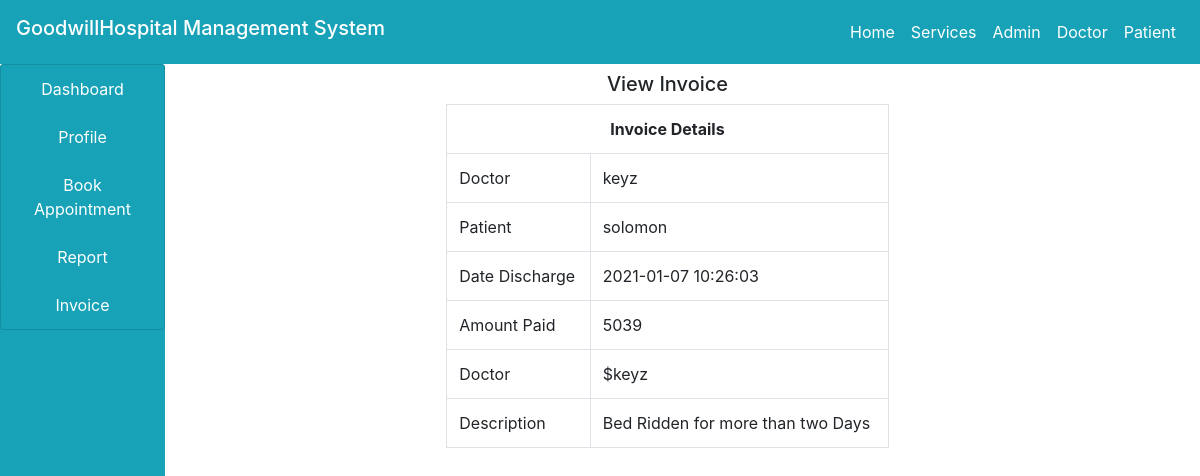
The app's page /patient/view.php?id=1 with its own data.
### tables this page shows
CREATE TABLE `income` (
  `id` int(100) NOT NULL,
  `doctor` varchar(100) NOT NULL,
  `patient` varchar(100) NOT NULL,
  `date_discharge` varchar(100) NOT NULL,
  `amount_paid` varchar(100) NOT NULL,
  `description` varchar(100) NOT NULL
);

### patient/view.php (the view, shortened to what this page needs)
<!DOCTYPE html>
<html>
<head>
</head>
<body>
<?php
	include("../include/header.php");
	include("../include/connection.php");
 ?>
 	<div class="container-fluid">
 		<div class="col-md-12">
 			<div class="row">
 				<div class="col-md-2" style="margin-left: -30px;">
 					<?php
 						include("sidenav.php");
 					 ?>
 				</div>
 				<div class="col-md-10">
 					<h5 class="text-center my-2">View Invoice</h5>
 					<div class="col-md-12">
 						<div class="row">
 							<div class="col-md-3"></div>
 							<div class="col-md-6">
 								<?php
 									if (isset($_GET['id'])) {
 										$id = $_GET['id'];
 										$query = "SELECT * FROM income WHERE id='$id'";
 										$res = mysqli_query($connect,$query);
 										$row = mysqli_fetch_array($res);
 									}
 								 ?>
 								 <table class="table table-bordered">
 								 	<tr>
 								 		<th colspan="2" class="text-center">Invoice Details</th>
 								 	</tr>
 								 	<tr>
 								 		<td>Doctor</td>
 								 		<td><?php echo $row['doctor']; ?></td>
 								 	</tr>
 								 	<tr>
 								 		<td>Patient</td>
 								 		<td><?php echo $row['patient']; ?></td>
 								 	</tr>
 								 	<tr>
 								 		<td>Date Discharge</td>
 								 		<td><?php echo $row['date_discharge']; ?></td>
 								 	</tr>
 								 	<tr>
 								 		<td>Amount Paid</td>
 								 		<td><?php echo $row['amount_paid']; ?></td>
 								 	</tr>
 								 	<tr>
 								 		<td>Doctor</td>
 								 		<td>$<?php echo $row['doctor']; ?></td>
 								 	</tr>
 								 	<tr>
 								 		<td>Description</td>
 								 		<td><?php echo $row['description']; ?></td>
 								 	</tr>
 								 </table>
 							</div>
 							<div class="col-md-3"></div>
 						</div>
 					</div>
 				</div>
 			</div>
 		</div>
 	</div>
</body>
</html>

### main.css (style rules this page uses)
body { font-family: 'Roboto', sans-serif; }

### records on screen
income: doctor "keyz", patient "solomon", date_discharge "2021-01-07 10:26:03", amount_paid "5039", description "Bed Ridden for more than two Days"
